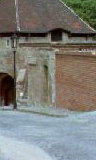
#> input picture face_detection/media/Train_Negative/00000003a_cut.bmp, 96 x 160 px, given as the content of the folder ../media/Train_Negative/Train_Positive, which was not available
$ python face_detection.py ../media/Train_Negative
#> lines starting #> are read from the running program, lines starting #| are printed output that depends on the picture; long printed decimals are rounded; pictures that were not available may be replaced by others from this repository, and a replacement may not be noted
#!/usr/bin/env python
# coding: utf-8

# In[1]:


import sys
import numpy as np
import cv2
import os


# In[2]:


def convolution(image, operator):
    image_height, image_width = image.shape

    operator_height, operator_width = operator.shape

    #center of the filter
    center_i = int((operator_height - 1) / 2)
    center_j = int((operator_width - 1) / 2)

    output = np.zeros((image_height, image_width))

    #moving the filter
    for i in range(center_i, image_height - center_i):
        for j in range(center_j, image_width - center_j):
            sum = 0
            #calculate the center value
            for k in range(-center_i, center_i+1):
                for l in range(-center_j, center_j+1):
                    x = image[i+k, j+l]
                    y = operator[center_i+k, center_j+l]
                    sum = sum + (x * y)
            output[i][j] = sum

    return output


# In[3]:


def gradient(grayscale_image):
    prewitt_x = np.array(
        [
            [-1,0,1],
            [-1,0,1],
            [-1,0,1]
        ])

    prewitt_y = np.array(
        [
            [1,1,1],
            [0,0,0],
            [-1,-1,-1]
        ])
    #un-normalised gradient
    Gx = convolution(grayscale_image, prewitt_x)
    Gy = convolution(grayscale_image, prewitt_y)

    #normalise
    Gx = np.abs(Gx) / 3
    Gy = np.abs(Gy) / 3

    #calculate magnitude
    magnitude = np.sqrt(np.power(Gx, 2) + np.power(Gy, 2))
    #normalise the magnitude
    magnitude = np.rint(magnitude / np.sqrt(2))

    return Gx, Gy, magnitude


# In[4]:


def histogram(cell_x, cell_y, magnitude):
    #verifying that both matrices are of the same size
    assert cell_x.shape == cell_y.shape

    bins_center = np.array([0, 20, 40, 60, 80, 100, 120, 140, 160])
    bins = np.zeros(bins_center.shape[0])
    gradient_angle = np.zeros(cell_x.shape)

    for i in range(cell_x.shape[0]):
        for j in range(cell_x.shape[1]):
            #calculate angle
            gradient_angle[i,j] = calc_angle(cell_x[i,j], cell_y[i,j])
            #split the magnitude in appropriate bins
            for k in range(bins.shape[0] - 1):
                if gradient_angle[i,j] < bins_center[k + 1]:
                    bins[k+1] += magnitude[i,j] * abs(1-(bins_center[k+1]-gradient_angle[i,j])/(bins_center[k+1]-bins_center[k]))
                    bins[k] += magnitude[i,j] * abs(1-(gradient_angle[i,j]-bins_center[k])/(bins_center[k+1]-bins_center[k]))
                    break

    return bins


# In[5]:


def calc_angle(dx, dy):
    #calculate th angle within the range (170,-10]
    gradient_angle = np.arctan2(dy, dx) * 180 / np.pi
    if gradient_angle > 170 and gradient_angle < 350:
        gradient_angle -= 180
    elif gradient_angle >= 350:
        gradient_angle -= 360

    return gradient_angle


# In[6]:


def normalise_l2(block):
    l2_norm = np.sqrt(np.sum(block * block))
    if l2_norm != 0:
        return block / l2_norm
    else:
        return block


# In[7]:


def sigmoid(z):
    return 1.0 / (1.0 + np.exp(-z))


# In[8]:


def ReLU(x):
    return x * (x > 0)


# In[9]:


def sigmoid_derivative(x):
    #derivative of sigmoid function with respect to x
    return x * (1.0 - x)


# In[10]:


def ReLU_derivative(x):
    #derivative of the ReLU function, outputs 1 if x is greater than 0, else 0
    np.maximum(x,0,x)
    np.minimum(x,1,x)
    return x


# In[11]:


def shuffle_in_unison(a, b, c):
    #shuffles 2 related arrays in unison
    z = list(zip(a,b,c))
    shuffle_list = np.random.shuffle(z)
    a, b, c = zip(*z)
    return np.array(a), list(b), list(c)


# In[12]:


def HOG(Gx, Gy, magnitude, HOG_descriptor):
    #iterating over the entire image
    #number of overlapping windows = img_size/cell_size - 1
    for i in range(int(magnitude.shape[0]/cell_size) -1):
        for j in range(int(magnitude.shape[1]/cell_size) -1):
            #iterating over the block
            block_vector = np.zeros((0,0))
            for k in range(int(block_size / cell_size)):
                for l in range(int(block_size / cell_size)):
                    #generated a vector for every cell
                    cell_vector = histogram(
                        Gx[(i+k) * cell_size : (i+k+1) * cell_size, (j+l) * cell_size : (j+l+1) * cell_size],
                        Gy[(i+k) * cell_size : (i+k+1) * cell_size, (j+l) * cell_size : (j+l+1) * cell_size],
                        magnitude[(i+k) * cell_size : (i+k+1) * cell_size, (j+l) * cell_size : (j+l+1) * cell_size]
                    )

                    block_vector = np.concatenate((block_vector, cell_vector), axis=None)

            normalised_vector = normalise_l2(block_vector)
            HOG_descriptor = np.concatenate((HOG_descriptor, normalised_vector), axis=None)
    return HOG_descriptor


# In[13]:


def train_nn(HOG_descriptor, label, learning_rate, hidden_weights, output_weights):
    #prepare the input, output, and label vectors
    input_vector = HOG_descriptor.T
    bias = np.ones((1, input_vector.shape[1]))
    input_vector = np.concatenate((bias, input_vector),axis=0)

    label_vector = np.array([label])
    output_vector = np.zeros(label_vector.shape)

    #feedforward
    hidden_nodes = ReLU(np.dot(hidden_weights, input_vector))

    bias = np.ones((1, input_vector.shape[1]))
    hidden_nodes = np.concatenate((bias, hidden_nodes),axis=0)

    output_nodes = sigmoid(np.dot(output_weights, hidden_nodes))

    error = label_vector - output_nodes

    #backpropagation
    delta = error * sigmoid_derivative(output_nodes)

    output_weights += learning_rate * np.dot(delta, hidden_nodes.T)

    hidden_error = np.dot(output_weights.T, error)
    delta = hidden_error * abs(ReLU_derivative(hidden_nodes))
    hidden_weights += learning_rate * np.dot(delta[1:,:], input_vector.T)

    return output_nodes, error


# In[14]:


def run_hog(DATA_DIR, DATA):
    label = []
    HOG_descriptor = np.zeros((0,0))
    image_list = []
    counter = 0
    #load the files
    for data in DATA:
        for image in os.listdir('{}/{}'.format(DATA_DIR, data)):
            color_img = cv2.imread('{}/{}/{}'.format(DATA_DIR, data, image), cv2.IMREAD_COLOR)
            grayscale_img = np.dot(color_img[...,:3], [0.299, 0.587, 0.114])

            #calculate the gradients and the magnitude
            Gx , Gy, magnitude = gradient(grayscale_img)
            #generate the HOG_descriptor
            hog = HOG(Gx, Gy, magnitude, np.zeros((0,0)))
            if counter == 0:
                HOG_descriptor = np.concatenate((HOG_descriptor, hog), axis=None)
                HOG_descriptor = np.array([HOG_descriptor])
            else:
                hog = np.array([hog])
                HOG_descriptor = np.concatenate((HOG_descriptor, hog), axis=0)

            #generate the label vector
            if 'Positive' in data:
                label.append(1)
            elif 'Neg' in data:
                label.append(0)

            image_list.append(image)

            counter += 1
    return HOG_descriptor, label, image_list


# In[15]:

#initialise and set the parameters


DATA_DIR = sys.argv[1]
TRAIN_SETS = ('Train_Positive', 'Train_Negative')

# for HOG
block_size = 16
cell_size = 8

#for the neural network
out_nodes_num = 1
hidden_nodes_num = 250
learning_rate = 0.05

print('Training...')
#call to the HOG function
HOG_descriptor, label, image_list = run_hog(DATA_DIR, TRAIN_SETS)
#> in run_hog, color_img is the input picture: shape (160, 96, 3); mean B, G, R 120.8, 125.8, 125.4
#> in run_hog, `grayscale_img = np.dot(color_img[...,:3], [0.299, 0.587, 0.114])`:
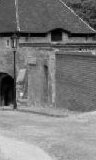
#> grayscale_img: shape (160, 96) float64; min 0.114, max 233, mean 124.3
#> after the loop in convolution, `for i in range(center_i, image_height - center_i):`:
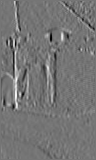
#> output: shape (160, 96) float64; min -314.4, max 368.8, mean 0; drawn with min black and max white
#> after the loop in convolution (call 2), `for i in range(center_i, image_height - center_i):`:
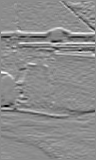
#> output: shape (160, 96) float64; min -426.5, max 345.5, mean -3.4; drawn with min black and max white
#> in gradient, `Gx = np.abs(Gx) / 3`:
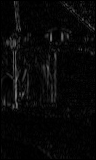
#> Gx: shape (160, 96) float64; min 0, max 122.9, mean 8.5
#> in gradient, `Gy = np.abs(Gy) / 3`:
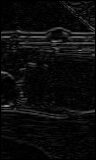
#> Gy: shape (160, 96) float64; min 0, max 142.2, mean 12.3
#> in gradient, `magnitude = np.sqrt(np.power(Gx, 2) + np.power(Gy, 2))`:
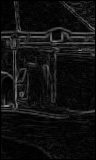
#> magnitude: shape (160, 96) float64; min 0, max 142.2, mean 17.2
#> in gradient, `magnitude = np.rint(magnitude / np.sqrt(2))`:
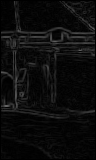
#> magnitude: shape (160, 96) float64; min 0, max 101, mean 12.2
#> the loop in HOG, `for i in range(int(magnitude.shape[0]/cell_size) -1):` made 19 passes
#shuffle the order so that the positive and negative images are randomised
HOG_descriptor, label, image_list = shuffle_in_unison(HOG_descriptor, label, image_list)

input_nodes_num = HOG_descriptor.shape[1]


# In[25]:

# generate random weights


hidden_weights = np.random.uniform(-0.12,0.12,(hidden_nodes_num, input_nodes_num + 1))
output_weights = np.random.uniform(-0.12,0.12,(out_nodes_num, hidden_nodes_num + 1))


# In[26]:

# train the network


print("Epoch\tMean Squared Error")
ctr = 0
for i in range(200):
    out, error = train_nn(HOG_descriptor, label, learning_rate, hidden_weights, output_weights)
    mse = np.square(error).mean(axis=None)
    print("{}\t{}".format(i, mse))

    if mse <0.0001:
    	if ctr> 5:
    		break
    	else:
    		ctr+=1


# In[27]:

#test code block


TEST_SETS = ('Test_Positive', 'Test_Neg')
print("\nTesting...")
HOG_descriptor, label, image_list = run_hog(DATA_DIR, TEST_SETS)
HOG_descriptor, label, image_list = shuffle_in_unison(HOG_descriptor, label, image_list)
input_vector = HOG_descriptor.T
bias = np.ones((1, input_vector.shape[1]))
input_vector = np.concatenate((bias, input_vector),axis=0)
label_vector = np.array([label])
#feedforward
hidden_nodes = ReLU(np.dot(hidden_weights, input_vector))
bias = np.ones((1, input_vector.shape[1]))
hidden_nodes = np.concatenate((bias, hidden_nodes),axis=0)
output_nodes = sigmoid(np.dot(output_weights, hidden_nodes))
error = label_vector - output_nodes


# In[30]:

#print test output
print("\n\n\t\t\t\'1\'is Human, \'0\' is Non-Human\n")
print("Image File\t\t\tExpected_Output\tClassification\tOuput Value")

def classify(x):
	if x == 1:
		return "Human"
	else:
		return "Non-Human"

for i in range(len(label)):
    print('{}\t\t\t{}\t{}\t{}'.format(image_list[i], classify(label[i]), classify(np.rint(output_nodes[0][i])), output_nodes[0][i]))
#> this loop made 2 passes
#| 00000003a_cut.bmp			Human	Non-Human	0.383
#| 00000003a_cut.bmp			Non-Human	Non-Human	0.383
